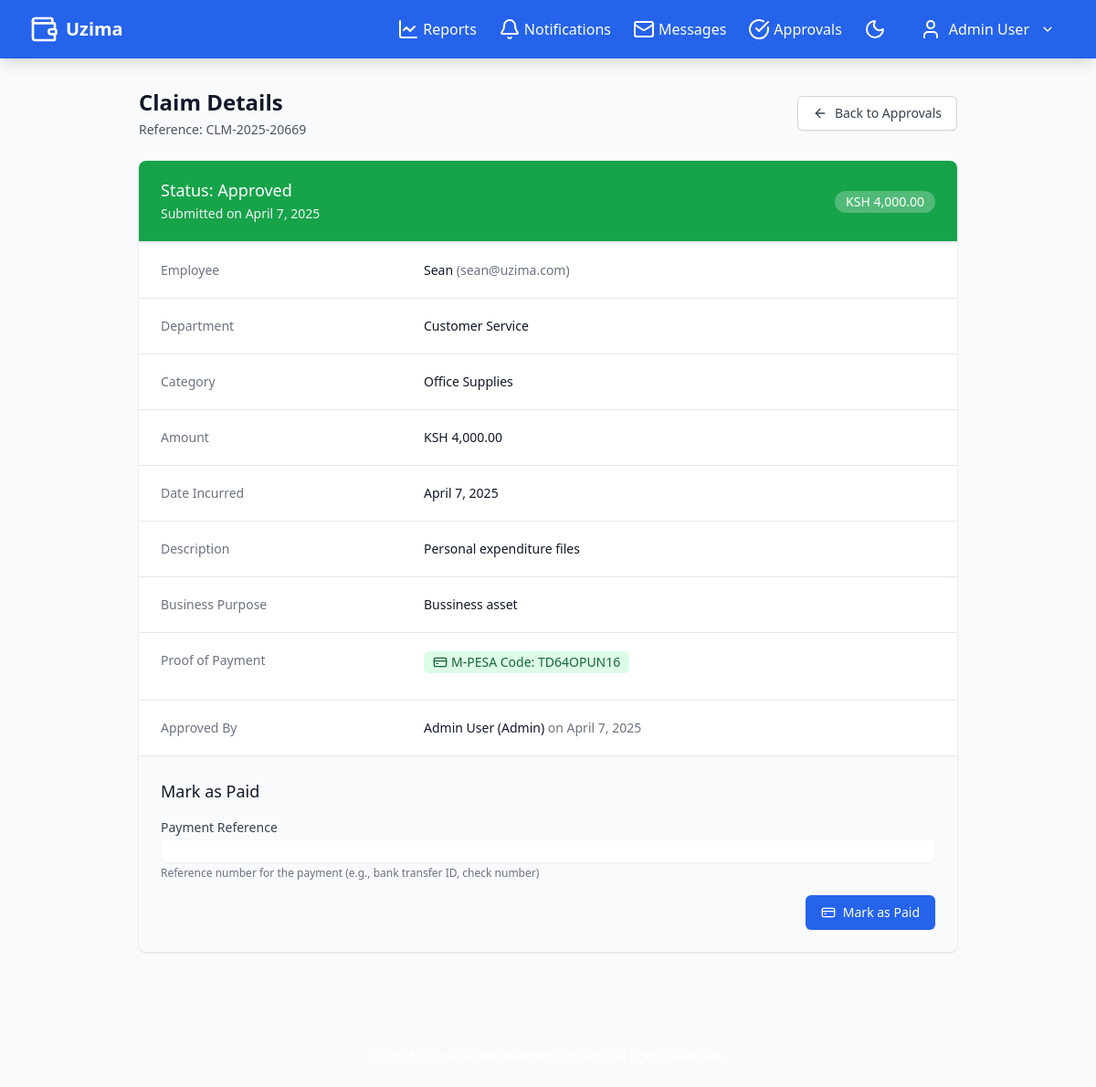
The app's page /view_claim.php?id=5 (signed in) with its own data.
### tables this page shows
CREATE TABLE claims (
                claimID INTEGER PRIMARY KEY AUTOINCREMENT,
                reference_number TEXT UNIQUE,
                userID INTEGER NOT NULL,
                department_id INTEGER,
                category_id INTEGER,
                amount NUMERIC NOT NULL,
                currency TEXT DEFAULT 'USD',
                description TEXT NOT NULL,
                purpose TEXT,
                incurred_date TEXT NOT NULL,
                receipt_path TEXT,
                additional_documents TEXT,
                status TEXT NOT NULL DEFAULT 'Draft',
                submission_date TIMESTAMP DEFAULT CURRENT_TIMESTAMP,
                last_updated TIMESTAMP DEFAULT CURRENT_TIMESTAMP,
                approval_date TEXT,
                payment_date TEXT,
                payment_reference TEXT,
                approverID INTEGER,
                reviewer_id INTEGER,
                rejection_reason TEXT,
                notes TEXT
            , mpesa_code VARCHAR(30), project_id INTEGER, billable_to_client INTEGER DEFAULT 0);

CREATE TABLE users (
                userID INTEGER PRIMARY KEY AUTOINCREMENT,
                employeeID TEXT UNIQUE,
                fullName TEXT NOT NULL,
                email TEXT NOT NULL UNIQUE,
                password TEXT NOT NULL,
                department_id INTEGER,
                position TEXT,
                role TEXT NOT NULL DEFAULT 'Employee',
                hire_date TEXT,
                contact_number TEXT,
                profile_image TEXT DEFAULT 'assets/images/default_profile.png',
                total_reimbursement NUMERIC DEFAULT 0.00,
                budget_limit NUMERIC DEFAULT NULL,
                is_active INTEGER DEFAULT 1,
                last_login TEXT,
                created_at TIMESTAMP DEFAULT CURRENT_TIMESTAMP,
                updated_at TIMESTAMP DEFAULT CURRENT_TIMESTAMP
            );

CREATE TABLE departments (
                department_id INTEGER PRIMARY KEY AUTOINCREMENT,
                department_name TEXT NOT NULL,
                department_code TEXT NOT NULL UNIQUE,
                manager_id INTEGER,
                budget_allocation NUMERIC DEFAULT 0.00,
                budget_remaining NUMERIC DEFAULT 0.00,
                fiscal_year_start TEXT,
                fiscal_year_end TEXT,
                created_at TIMESTAMP DEFAULT CURRENT_TIMESTAMP,
                updated_at TIMESTAMP DEFAULT CURRENT_TIMESTAMP
            );

CREATE TABLE expense_categories (
                category_id INTEGER PRIMARY KEY AUTOINCREMENT,
                category_name TEXT NOT NULL,
                category_code TEXT NOT NULL UNIQUE,
                description TEXT,
                max_amount NUMERIC DEFAULT NULL,
                requires_approval_over NUMERIC DEFAULT NULL,
                receipt_required INTEGER DEFAULT 1,
                is_active INTEGER DEFAULT 1,
                gl_account TEXT,
                created_at TIMESTAMP DEFAULT CURRENT_TIMESTAMP,
                updated_at TIMESTAMP DEFAULT CURRENT_TIMESTAMP
            );

### view_claim.php (the view, shortened to what this page needs)
<?php
require 'config.php';
$claim = null;
$category = null;
$department = null;
$employee = null;
$approver = null;
$claimID = isset($_GET['id']) ? (int)$_GET['id'] : 0;
try {
    if ($_SESSION['role'] === 'Employee') {
        $stmt = $pdo->prepare("SELECT * FROM claims WHERE claimID = ? AND userID = ?");
        $stmt->execute([$claimID, $_SESSION['user_id']]);
    } else {
        $stmt = $pdo->prepare("SELECT * FROM claims WHERE claimID = ?");
        $stmt->execute([$claimID]);
    }
    $claim = $stmt->fetch();
    $stmt = $pdo->prepare("SELECT * FROM expense_categories WHERE category_id = ?");
    $stmt->execute([$claim['category_id']]);
    $category = $stmt->fetch();
    $stmt = $pdo->prepare("SELECT * FROM departments WHERE department_id = ?");
    $stmt->execute([$claim['department_id']]);
    $department = $stmt->fetch();
    $stmt = $pdo->prepare("SELECT * FROM users WHERE userID = ?");
    $stmt->execute([$claim['userID']]);
    $employee = $stmt->fetch();
    if ($claim['approverID']) {
        $stmt = $pdo->prepare("SELECT * FROM users WHERE userID = ?");
        $stmt->execute([$claim['approverID']]);
        $approver = $stmt->fetch();
    }
} catch (Exception $e) {
    $error = $e->getMessage();
}
include 'includes/header.php';
?>
<div class="max-w-4xl mx-auto">
    <div class="mb-6 flex items-center justify-between">
        <div>
            <h1 class="text-2xl font-bold text-gray-900 dark:text-white">Claim Details</h1>
            <p class="mt-1 text-sm text-gray-600 dark:text-gray-400">
                Reference: <?= htmlspecialchars($claim['reference_number'] ?? 'N/A') ?>
            </p>
        </div>
        <div>
            <a href="<?= $_SESSION['role'] === 'Employee' ? 'view_claims.php' : 'approvals.php' ?>" class="inline-flex items-center px-4 py-2 border border-gray-300 dark:border-gray-600 shadow-sm text-sm font-medium rounded-md text-gray-700 dark:text-gray-300 bg-white dark:bg-gray-700 hover:bg-gray-50 dark:hover:bg-gray-600">
                <i data-lucide="arrow-left" class="h-4 w-4 mr-2"></i>
                Back to <?= $_SESSION['role'] === 'Employee' ? 'My Claims' : 'Approvals' ?>
            </a>
        </div>
    </div>
    <?php if ($claim): ?>
        <div class="bg-white dark:bg-gray-800 shadow overflow-hidden sm:rounded-lg">
            <div class="px-4 py-5 sm:px-6 border-b border-gray-200 dark:border-gray-700 <?= getStatusBannerClass($claim['status']) ?>">
                <div class="flex items-center justify-between">
                    <div>
                        <h3 class="text-lg leading-6 font-medium text-white">
                            Status: <?= $claim['status'] ?>
                        </h3>
                        <p class="mt-1 max-w-2xl text-sm text-gray-100">
                            Submitted on <?= date('F j, Y', strtotime($claim['submission_date'])) ?>
                        </p>
                    </div>
                    <div>
                        <span class="inline-flex items-center px-3 py-0.5 rounded-full text-sm font-medium bg-white bg-opacity-25 text-white">
                            KSH <?= number_format($claim['amount'], 2) ?>
                        </span>
                    </div>
                </div>
            </div>
            <div class="border-t border-gray-200 dark:border-gray-700 px-4 py-5 sm:p-0">
                <dl class="sm:divide-y sm:divide-gray-200 sm:dark:divide-gray-700">
                    <div class="py-4 sm:py-5 sm:grid sm:grid-cols-3 sm:gap-4 sm:px-6">
                        <dt class="text-sm font-medium text-gray-500 dark:text-gray-400">Employee</dt>
                        <dd class="mt-1 text-sm text-gray-900 dark:text-white sm:mt-0 sm:col-span-2">
                            <?= htmlspecialchars($employee['fullName'] ?? 'N/A') ?>
                            <?php if ($employee): ?>
                                <span class="text-gray-500 dark:text-gray-400">(<?= htmlspecialchars($employee['email']) ?>)</span>
                            <?php endif; ?>
                        </dd>
                    </div>
                    <div class="py-4 sm:py-5 sm:grid sm:grid-cols-3 sm:gap-4 sm:px-6">
                        <dt class="text-sm font-medium text-gray-500 dark:text-gray-400">Department</dt>
                        <dd class="mt-1 text-sm text-gray-900 dark:text-white sm:mt-0 sm:col-span-2">
                            <?= htmlspecialchars($department['department_name'] ?? 'N/A') ?>
                        </dd>
                    </div>
                    <div class="py-4 sm:py-5 sm:grid sm:grid-cols-3 sm:gap-4 sm:px-6">
                        <dt class="text-sm font-medium text-gray-500 dark:text-gray-400">Category</dt>
                        <dd class="mt-1 text-sm text-gray-900 dark:text-white sm:mt-0 sm:col-span-2">
                            <?= htmlspecialchars($category['category_name'] ?? 'N/A') ?>
                        </dd>
                    </div>
                    <div class="py-4 sm:py-5 sm:grid sm:grid-cols-3 sm:gap-4 sm:px-6">
                        <dt class="text-sm font-medium text-gray-500 dark:text-gray-400">Amount</dt>
                        <dd class="mt-1 text-sm text-gray-900 dark:text-white sm:mt-0 sm:col-span-2">
                            <span class="font-medium">KSH <?= number_format($claim['amount'], 2) ?></span>
                        </dd>
                    </div>
                    <div class="py-4 sm:py-5 sm:grid sm:grid-cols-3 sm:gap-4 sm:px-6">
                        <dt class="text-sm font-medium text-gray-500 dark:text-gray-400">Date Incurred</dt>
                        <dd class="mt-1 text-sm text-gray-900 dark:text-white sm:mt-0 sm:col-span-2">
                            <?= date('F j, Y', strtotime($claim['incurred_date'])) ?>
                        </dd>
                    </div>
                    <div class="py-4 sm:py-5 sm:grid sm:grid-cols-3 sm:gap-4 sm:px-6">
                        <dt class="text-sm font-medium text-gray-500 dark:text-gray-400">Description</dt>
                        <dd class="mt-1 text-sm text-gray-900 dark:text-white sm:mt-0 sm:col-span-2">
                            <?= nl2br(htmlspecialchars($claim['description'])) ?>
                        </dd>
                    </div>
                    <?php if (!empty($claim['purpose'])): ?>
                    <div class="py-4 sm:py-5 sm:grid sm:grid-cols-3 sm:gap-4 sm:px-6">
                        <dt class="text-sm font-medium text-gray-500 dark:text-gray-400">Business Purpose</dt>
                        <dd class="mt-1 text-sm text-gray-900 dark:text-white sm:mt-0 sm:col-span-2">
                            <?= htmlspecialchars($claim['purpose']) ?>
                        </dd>
                    </div>
                    <?php endif; ?>
                    <div class="py-4 sm:py-5 sm:grid sm:grid-cols-3 sm:gap-4 sm:px-6">
                        <dt class="text-sm font-medium text-gray-500 dark:text-gray-400">Proof of Payment</dt>
                        <dd class="mt-1 text-sm text-gray-900 dark:text-white sm:mt-0 sm:col-span-2">
                            <?php if (!empty($claim['receipt_path']) || !empty($claim['mpesa_code'])): ?>
                                <?php if (!empty($claim['mpesa_code'])): ?>
                                <div class="mb-2">
                                    <span class="inline-flex items-center px-2.5 py-0.5 rounded-md text-sm font-medium bg-green-100 text-green-800 dark:bg-green-700 dark:text-green-100">
                                        <i data-lucide="credit-card" class="h-4 w-4 mr-1"></i>
                                        M-PESA Code: <?= htmlspecialchars($claim['mpesa_code']) ?>
                                    </span>
                                </div>
                                <?php endif; ?>
                            <?php endif; ?>
                        </dd>
                    </div>
                    <?php if (in_array($claim['status'], ['Approved', 'Rejected', 'Paid']) && $approver): ?>
                    <div class="py-4 sm:py-5 sm:grid sm:grid-cols-3 sm:gap-4 sm:px-6">
                        <dt class="text-sm font-medium text-gray-500 dark:text-gray-400">
                            <?= $claim['status'] === 'Rejected' ? 'Rejected' : 'Approved' ?> By
                        </dt>
                        <dd class="mt-1 text-sm text-gray-900 dark:text-white sm:mt-0 sm:col-span-2">
                            <?= htmlspecialchars($approver['fullName']) ?> (<?= htmlspecialchars($approver['role']) ?>)
                            <?php if ($claim['approval_date']): ?>
                                <span class="text-gray-500 dark:text-gray-400">on <?= date('F j, Y', strtotime($claim['approval_date'])) ?></span>
                            <?php endif; ?>
                        </dd>
                    </div>
                    <?php endif; ?>
                </dl>
            </div>
            <?php if (in_array($_SESSION['role'], ['FinanceOfficer', 'Admin']) && $claim['status'] === 'Approved'): ?>
            <div class="p-6 bg-gray-50 dark:bg-gray-700 border-t border-gray-200 dark:border-gray-600">
                <h3 class="text-lg font-medium text-gray-900 dark:text-white mb-4">Mark as Paid</h3>
                <form action="view_claim.php?id=<?= $claimID ?>" method="post" class="space-y-4">
                    <div>
                        <label for="payment_reference" class="block text-sm font-medium text-gray-700 dark:text-gray-300">
                            Payment Reference
                        </label>
                        <input type="text" id="payment_reference" name="payment_reference"
                               class="mt-1 block w-full rounded-md border-gray-300 dark:border-gray-600 dark:bg-gray-700 dark:text-white shadow-sm focus:border-blue-500 focus:ring-blue-500">
                        <p class="mt-1 text-xs text-gray-500 dark:text-gray-400">Reference number for the payment (e.g., bank transfer ID, check number)</p>
                    </div>
                    <div class="flex items-center justify-end">
                        <button type="submit" name="action" value="mark_paid"
                               class="inline-flex items-center px-4 py-2 border border-transparent rounded-md shadow-sm text-sm font-medium text-white bg-blue-600 hover:bg-blue-700 focus:outline-none focus:ring-2 focus:ring-offset-2 focus:ring-blue-500">
                            <i data-lucide="credit-card" class="h-4 w-4 mr-2"></i>
                            Mark as Paid
                        </button>
                    </div>
                </form>
            </div>
            <?php endif; ?>
        </div>
    <?php endif; ?>
</div>
<?php
function getStatusBannerClass($status) {
    switch ($status) {
        case 'Approved':
            return 'bg-green-600';
    }
}
?>
<?php include 'includes/footer.php'; ?>

### records on screen
claims: reference_number "CLM-2025-20669", status "Approved", submission_date "April 7, 2025", amount "4,000.00", incurred_date "April 7, 2025", description "Personal expenditure files", purpose "Bussiness asset", mpesa_code "TD64OPUN16", approval_date "April 7, 2025"
users: fullName "Sean", email "sean@uzima.com"
departments: department_name "Customer Service"
expense_categories: category_name "Office Supplies"
users: fullName "Admin User", role "Admin"

### other values on screen
$_SESSION['fullName'] "Admin User"
